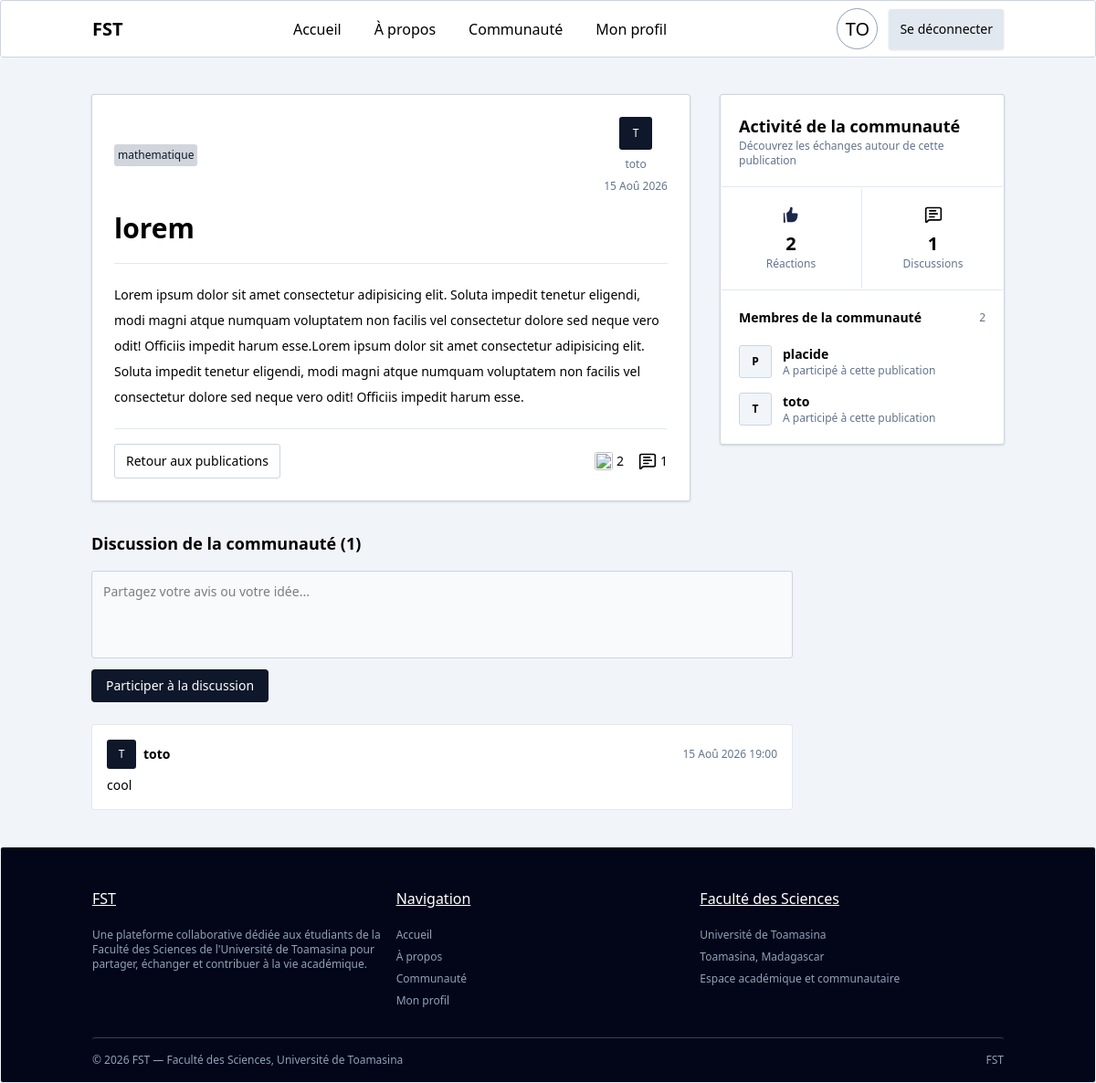
The page /764b233d-09ca-46e0-a957-a9a99cbe4238/ (signed in) on the database its author committed.
### core/models.py (models this page shows, shortened)
class Post(models.Model):
    id = models.UUIDField(default=uuid.uuid4,editable=False,unique=True,primary_key=True)
    title = models.CharField(max_length=255)
    content = models.TextField()
    user = models.ForeignKey(User,on_delete=models.CASCADE,related_name="posts")
    category = models.ForeignKey(Category,on_delete=models.SET_NULL,null=True,blank=True,related_name="posts")
    created_at = models.DateTimeField(auto_now_add=True)

class Category(models.Model):
    name = models.CharField(max_length=100,unique=True)

class Reaction(models.Model):
    user = models.ForeignKey(User, on_delete=models.CASCADE, related_name="reactions")
    post = models.ForeignKey(Post, on_delete=models.CASCADE, related_name="reactions")

class Comment(models.Model):
    content = models.TextField()
    user = models.ForeignKey(User,on_delete=models.CASCADE,related_name="comments")
    post = models.ForeignKey(Post,on_delete=models.CASCADE,related_name="comments")
    created_at = models.DateTimeField(auto_now_add=True)

### core/views/blog.py (the view)
# urls.py: path('<uuid:id>/', views.show, name='show'),
@login_required
def show(request, id):
    post = get_object_or_404(Post, id=id)
    return render(request, 'core/blog/blog_show.html', {'post': post})

### core/templates/core/blog/blog_show.html (shortened to what this page needs)
{% extends 'base.html' %}
{% load static %}
{% block content %}
<div class="px-25 py-10">
    <div class="grid grid-cols-3 gap-8 items-start">
        <div class="col-span-2">
            <div class="flex flex-col gap-5 border border-slate-300 rounded p-6 bg-white shadow-sm">
                <div class="flex justify-between items-center">
                    <span class="text-xs bg-gray-300 p-1 text-gray-900">
                        {{ post.category.name }}
                    </span>
                    <div class="flex flex-col justify-center gap-2 items-center">
                        <div class="w-9 h-9 rounded-full bg-slate-900 text-white flex justify-center items-center text-xs">
                            {{ post.user.username|slice:":1"|upper }}
                        </div>
                        <span class="text-xs text-slate-500">
                            {{ post.user.username }}
                        </span>
                        <span class="text-xs text-slate-500">
                            {{ post.created_at|date:"d M Y" }}
                        </span>
                    </div>
                </div>
                <h1 class="text-3xl font-bold">
                    {{ post.title }}
                </h1>
                <div class="border-t border-slate-200"></div>
                <p class="leading-7 text-sm">
                    {{ post.content }}
                </p>
                <div class="flex justify-between items-center border-t border-slate-200 pt-4">
                    <a href="{% url 'blog' %}" class="text-sm border border-slate-300 px-3 py-2 rounded">
                        Retour aux publications
                    </a>
                    <div class="flex gap-4 items-center">
                        <form action="{% url 'react_post' post.id %}" method="POST" class="react-form">
                            <button type="submit" class="flex gap-1 items-center cursor-pointer">
                                {% if request.user in post.reactions.all %}
                                    <img src="{% static 'icons/like_full.svg' %}" class="w-5 h-5 icon-liked">
                                {% else %}
                                    <img src="{% static 'icons/like.svg' %}" class="w-5 h-5 icon-liked">
                                {% endif %}
                                <span class="text-sm reaction-count">
                                    {{ post.reactions.count }}
                                </span>
                            </button>
                        </form>
                        <div class="flex gap-1 items-center">
                            <img src="{% static 'icons/comment.svg' %}" class="w-5 h-5">
                            <span class="text-sm">
                                {{ post.comments.count }}
                            </span>
                        </div>
                    </div>
                </div>
            </div>
        </div>
        <aside class="col-span-1 sticky top-6">
            <div class="border border-slate-300 rounded bg-white shadow-sm">
                <div class="p-5 border-b border-slate-200">
                    <h2 class="text-lg font-semibold">
                        Activité de la communauté
                    </h2>
                    <p class="text-xs text-slate-500">
                        Découvrez les échanges autour de cette publication
                    </p>
                </div>
                <div class="flex border-b border-slate-200">
                    <div class="w-1/2 flex flex-col justify-center items-center p-5 border-r border-slate-200">
                        <img src="{% static 'icons/like_full.svg' %}" class="w-5 h-5 mb-2">
                        <span class="text-xl font-bold">
                            {{ post.reactions.count }}
                        </span>
                        <span class="text-xs text-slate-500">
                            Réactions
                        </span>
                    </div>
                    <div class="w-1/2 flex flex-col justify-center items-center p-5">
                        <img src="{% static 'icons/comment.svg' %}" class="w-5 h-5 mb-2">
                        <span class="text-xl font-bold">
                            {{ post.comments.count }}
                        </span>
                        <span class="text-xs text-slate-500">
                            Discussions
                        </span>
                    </div>
                </div>
                <div class="p-5">
                    <div class="flex justify-between items-center mb-5">
                        <h3 class="text-sm font-semibold">
                            Membres de la communauté
                        </h3>
                        <span class="text-xs text-slate-500">
                            {{ post.reactions.count }}
                        </span>
                    </div>
                    <div class="flex flex-col gap-4">
                        {% for reaction in post.reactions.all %}
                            <div class="flex items-center gap-3">
                                <div class="w-9 h-9 rounded-full bg-slate-100 border border-slate-300 flex justify-center items-center text-xs font-semibold">
                                    {{ reaction.user.username|slice:":1"|upper }}
                                </div>
                                <div>
                                    <p class="text-sm font-semibold">
                                        {{ reaction.user.username }}
                                    </p>
                                    <p class="text-xs text-slate-500">
                                        A participé à cette publication
                                    </p>
                                </div>
                            </div>
                        {% empty %}
                            <div class="text-center py-5">
                                <p class="text-sm text-slate-500">
                                    Aucun membre n'a encore réagi.
                                </p>
                            </div>
                        {% endfor %}
                    </div>
                </div>
            </div>
        </aside>
    </div>
    <div class="mt-8 max-w-3xl">
        <h2 class="text-lg font-semibold mb-4">
            Discussion de la communauté ({{ post.comments.count }})
        </h2>
        <form action="{% url 'comment_post' post.id %}" method="POST" class="flex flex-col gap-3 mb-6">
            <textarea name="content" placeholder="Partagez votre avis ou votre idée..." class="w-full h-24 resize-none border border-slate-300 bg-slate-50 rounded p-3 text-sm outline-none" required></textarea>
            <div>
                <button type="submit" class="bg-slate-900 text-white text-sm px-4 py-2 rounded cursor-pointer">
                    Participer à la discussion
                </button>
            </div>
        </form>
        <div class="flex flex-col gap-4">
            {% for comment in post.comments.all %}
                <div class="border border-slate-200 rounded p-4 bg-white">
                    <div class="flex justify-between items-center mb-2">
                        <div class="flex items-center gap-2">
                            <div class="w-8 h-8 rounded-full bg-slate-900 text-white flex justify-center items-center text-xs">
                                {{ comment.user.username|slice:":1"|upper }}
                            </div>
                            <span class="text-sm font-semibold">
                                {{ comment.user.username }}
                            </span>
                        </div>
                        <span class="text-xs text-slate-500">
                            {{ comment.created_at|date:"d M Y H:i" }}
                        </span>
                    </div>
                    <p class="text-sm">
                        {{ comment.content }}
                    </p>
                </div>
            {% empty %}
                <div class="border border-slate-200 rounded p-4 text-center text-sm text-slate-500">
                    Aucune discussion pour le moment.
                </div>
            {% endfor %}
        </div>
    </div>
</div>
{% endblock content %}

### templates/includes/header.html
<header class="flex justify-between z-4 sticky top-0 bg-white items-center px-25 py-2 border-slate-300 border">
    <a class="font-bold text-xl" href="{% url 'home' %}">
        FST
    </a>
    <nav class="flex gap-5">
        <a class="hover:bg-slate-100 p-2 rounded {% if request.resolver_match.url_name == 'home' %}bg-slate-100{% endif %}" href="{% url 'home' %}">
            Accueil
        </a>
        <a class="hover:bg-slate-100 p-2 rounded {% if request.resolver_match.url_name == 'about' %}bg-slate-100{% endif %}" href="{% url 'about' %}">
            À propos
        </a>
        <a class="hover:bg-slate-100 p-2 rounded {% if request.resolver_match.url_name == 'blog' %}bg-slate-100{% endif %}" href="{% url 'blog' %}">
            Communauté
        </a>
        {% if user.is_authenticated %}
            <a class="hover:bg-slate-100 p-2 rounded {% if request.resolver_match.url_name == 'profile' %}bg-slate-100{% endif %}" href="{% url 'profile' %}">
                Mon profil
            </a>
        {% endif %}
    </nav>
    {% if user.is_authenticated %}
        <div class="flex justify-center gap-3 items-center">
            <button class="text-start text-xl rounded-full border border-slate-400 flex justify-center items-center h-[45px] w-[45px]">
                {{ request.user.username|slice:":2"|upper }}
            </button>
            <a class="bg-slate-200 text-sm transition duration-200 shadow hover:bg-slate-600 hover:text-white p-3" href="{% url 'logout' %}">
                Se déconnecter
            </a>
        </div>
    {% else %}
        <a class="hover:bg-slate-200 text-sm transition duration-200 shadow bg-slate-600 hover:text-black text-white p-3" href="{% url 'login' %}">
            Se connecter
        </a>
    {% endif %}
</header>

### static/css/app.css (style rules this page uses)
*:not(button) { border-radius: 3px; }

### rows shown on the page
Post: category.name "mathematique", user.username "T", user.username "toto", created_at "15 Aoû 2026", title "lorem", content "Lorem ipsum dolor sit amet consectetur adipisicing elit. Soluta impedit tenetur eligendi, modi magni atque numquam voluptatem non facilis vel consectetur dolore sed neque vero odit! Officiis impedit harum esse.Lorem ipsum dolor sit amet consectetur adipisicing elit. Soluta impedit tenetur eligendi, modi magni atque numquam voluptatem non facilis vel consectetur dolore sed neque vero odit! Officiis impedit harum esse.", reactions.count "2", comments.count "1"
Reaction: user.username "P", user.username "placide"
Reaction: user.username "T", user.username "toto"
Comment: user.username "T", user.username "toto", created_at "15 Aoû 2026 19:00", content "cool"

### other values the page prints
{{ request.user.username|slice:":2"|upper }} "TO"
